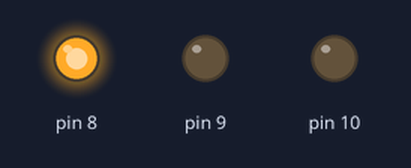
Recording of a sketch running on a simulated Arduino Uno, built with avr-gcc and run on an emulated ATmega328P. Shown: output pins drawn as LEDs (lit = HIGH).

Above: at 1.0 s.
At 2.5 s:
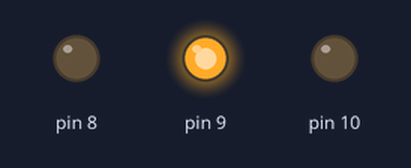
At 4.5 s:
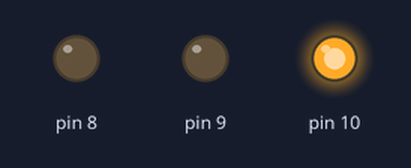
Timing chart, 0 to 7.8 s (numbered marks = the images above):
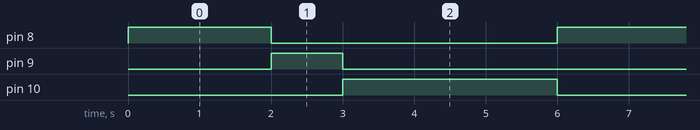

Measured:
- by itself, pin 8: alternates HIGH for 2.0 s and LOW for 4.0 s
- by itself, pin 9: alternates HIGH for 1.0 s and LOW for 5.0 s
- by itself, pin 10: alternates HIGH for 3.0 s and LOW for 3.0 s

The sketch:

fantastic_albar_bombul1.ino
```cpp
// C++ code
//
void setup()
{
  pinMode(8, OUTPUT);
  pinMode(9, OUTPUT);
  pinMode(10, OUTPUT);
}

void loop()
{
  digitalWrite(8, HIGH);
  digitalWrite(9, LOW);
  digitalWrite(10, LOW);
  delay(2000); // Wait for 2000 millisecond(s)
  digitalWrite(8, LOW);
  digitalWrite(9, HIGH);
  digitalWrite(10, LOW);
  delay(1000); // Wait for 1000 millisecond(s)
  digitalWrite(8, LOW);
  digitalWrite(9, LOW);
  digitalWrite(10, HIGH);
  delay(3000); // Wait for 3000 millisecond(s)
}
```
